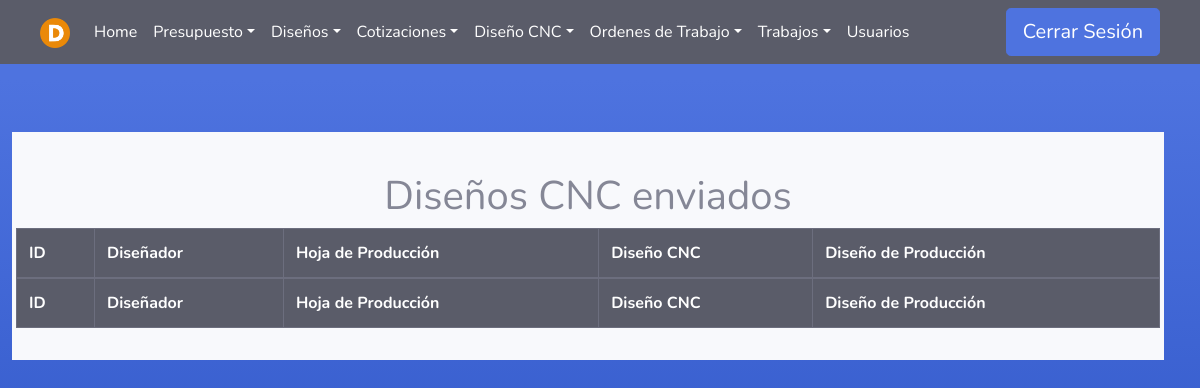
/Produccion/Diseno-CNC/Enviados (signed in), run on an earlier commit of the app's database.
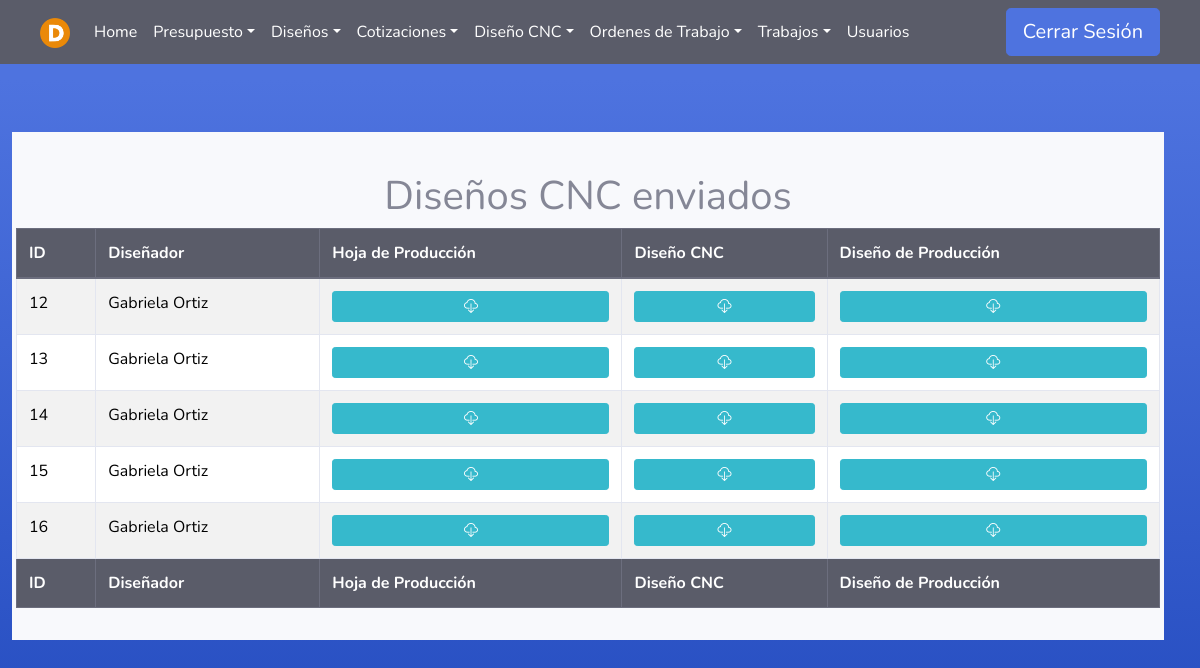
And on a later commit of the database.
### Produccion/models.py (models this page shows)
class Hoja_de_Produccion(models.Model):
    disenador = models.ForeignKey(User, on_delete=models.PROTECT, null=False, blank=False)
    fecha = models.DateTimeField(auto_now_add=True)
    estado=models.TextField(default='Esperando diseño CNC', null=True, blank=True)
    diseno_CNC = models.ForeignKey(Diseno_CNC, on_delete=models.PROTECT, null=True)
    diseno_produccion = models.ForeignKey(Diseno_Produccion, on_delete=models.PROTECT, null=True)
    archivo = models.FileField(upload_to='media/Produccion/')

### Produccion/views.py (the view)
# urls.py: path('Diseno-CNC/Enviados', produccion_views.listado_Diseno_CNC_enviados , name='cnc_listos'),
@login_required(login_url='index')
def listado_Diseno_CNC_enviados(request):
    hojas = Hoja_de_Produccion.objects.filter(estado='Enviado a producción')
    return render(request,'Produccion/disenos_cnc_enviados.html',{'hojas':hojas})

### Templates/Produccion/disenos_cnc_enviados.html
{% extends 'tables.html' %}
{% block botones%}
<div class="text-center">
    <br>
    <h1>Diseños CNC enviados</h1>
</div>
{% endblock %}
{% load static %}
{% block head %}
<th>ID</th>
{% if user.is_superuser or user.groups.all.0.name == "Administrador" %}
<th>Diseñador</th>
{% endif %}
<th>Hoja de Producción</th>
<th>Diseño CNC</th>
<th>Diseño de Producción</th>
{% endblock %}
{% block tbody %}
    {% for hoja in hojas %}
    <tr>
        <td>{{hoja.id}}</td>
        {% if user.is_superuser or user.groups.all.0.name == "Administrador" %}
        <td>{{hoja.disenador.first_name}} {{hoja.disenador.last_name}}</td>
        {% endif %}
        <td>
            <a class="btn btn-info btn-sm btn-block" href="{% url 'descargar_hoja-produccion' id=hoja.id %}" download>
                <i class="bi bi-cloud-download"></i>
            </a>
        </td>
        <td>
            <a class="btn btn-info btn-sm btn-block" href="{% url 'cnc_descargar' id=hoja.id %}" download>
                <i class="bi bi-cloud-download"></i>
            </a>
        </td>
        <td>
            <a class="btn btn-info btn-sm btn-block" href="{% url 'produccion_descargar' id=hoja.id %}" download>
                <i class="bi bi-cloud-download"></i>
            </a>
        </td>
    </tr>
    {% endfor %}
{% endblock %}
{% block footer %}
<th>ID</th>
{% if user.is_superuser or user.groups.all.0.name == "Administrador" %}
<th>Diseñador</th>
{% endif %}
<th>Hoja de Producción</th>
<th>Diseño CNC</th>
<th>Diseño de Producción</th>
{% endblock %}

### Templates/tables.html (shortened to what this page needs)
{% extends 'core.html' %}
{% block content%}
{% load static %}
<link rel="stylesheet" href="https://cdn.datatables.net/1.13.7/css/jquery.dataTables.min.css">
<link rel="stylesheet" href="https://cdn.datatables.net/buttons/2.4.2/css/buttons.dataTables.min.css">
<div class="row container col-md-12">
    <div class="mt-5 p-3 bg-light">
        {% block botones %} {% endblock %}
        <div class="row justify-content-center">
            <table id="example" class="table table-striped table-hover table-bordered" style="width:100%">
                <thead class="thead-dark">
                    <tr>
                        {% block head %} {% endblock %}
                    </tr>
                </thead>
                <tbody>
                    {% block tbody %} {% endblock %}
                </tbody>
                <tfoot class="thead-dark">
                    <tr>
                        {% block footer %} {% endblock %}
                    </tr>
                </tfoot>
            </table>
        </div>
    </div>
</div>
{% endblock %}

### Templates/core.html (shortened to what this page needs)
<!DOCTYPE html>
<html lang="en">
<head>
    {% load static %}
    <link rel="stylesheet" href="{% static 'css/bootstrap.min.css' %}">
    <link href="{% static 'css/navbars.css' %}" rel="stylesheet" type="text/css">
    <link href="{% static 'css/sb-admin-2.min.css' %}" rel="stylesheet" type="text/css">
    <link href="https://cdn.jsdelivr.net/npm/bootstrap-icons@1.7.2/font/bootstrap-icons.css" rel="stylesheet">
</head>
<body class="bg-gradient-primary">
    <header>
        <nav class="navbar navbar-expand-lg navbar-dark bg-dark" aria-label="Fifth navbar example">
            <div class="container-fluid">
                <a class="navbar-brand" href="{% url 'index' %}">
                    <img src="{% static 'img/Logo DeseretOriginal.png' %}" alt="Logo" height="30">
                </a>
                <div class="collapse navbar-collapse justify-content-between " id="navbarsExample05">
                    <ul class="navbar-nav me-auto mb-2 mb-lg-0 ">
                        {% if user.is_authenticated %}
                        <li class="nav-item">
                            <a class="nav-link active" aria-current="page" href="{% url 'index' %}">Home</a>
                        </li>
                        {% if user.is_superuser or user.groups.all.0.name == "Asesor" or user.groups.all.0.name == "Administrador"%}
                        <li class="nav-item dropdown">
                            <a class="nav-link active dropdown-toggle" href="#" data-bs-toggle="dropdown"
                                aria-expanded="false">Presupuesto</a>
                        </li>
                        {% endif %}
                        {% if user.is_superuser or user.groups.all.0.name == "Designer" or user.groups.all.0.name == "Administrador" %}
                        <li class="nav-item dropdown">
                            <a class="nav-link active dropdown-toggle" href="#" data-bs-toggle="dropdown"
                                aria-expanded="false">Diseños</a>
                        </li>
                        {% endif %}
                        {% if user.is_superuser or user.groups.all.0.name == "Cotizador" or user.groups.all.0.name == "Administrador" %}
                        <li class="nav-item dropdown">
                            <a class="nav-link active dropdown-toggle" href="#" data-bs-toggle="dropdown"
                                aria-expanded="false">Cotizaciones</a>
                        </li>
                        {% endif %}
                        {% if user.is_superuser or user.groups.all.0.name == "Disenador CNC" or user.groups.all.0.name == "Administrador" %}
                        <li class="nav-item dropdown">
                            <a class="nav-link active dropdown-toggle" href="#" data-bs-toggle="dropdown"
                                aria-expanded="false">Diseño CNC</a>
                        </li>
                        {% endif %}
                        {% if user.is_superuser or user.groups.all.0.name == "Administrador" %}
                        <li class="nav-item dropdown">
                            <a class="nav-link active dropdown-toggle" href="#" data-bs-toggle="dropdown"
                                aria-expanded="false">Ordenes de Trabajo</a>
                        </li>
                        {% endif %}
                        {% if user.is_superuser or not user.groups.all.0.name == "Asesor"  and not user.groups.all.0.name == "Designer" and not user.groups.all.0.name == "Cotizador" %}
                        <li class="nav-item dropdown">
                            <a class="nav-link active dropdown-toggle" href="#" data-bs-toggle="dropdown"
                                aria-expanded="false">Trabajos</a>
                        </li>
                        {% endif %}
                        {% if user.is_superuser or user.groups.all.0.name == "Administrador" %}
                        <li class="nav-item">
                            <a class="nav-link active" aria-current="page" href="{% url 'usuarios' %}">Usuarios</a>
                        </li>
                        {% endif %}
                        {% endif %}
                    </ul>
                    <div>
                        {% if user.is_authenticated %}
                        <a class="btn btn-primary btn-lg" href="{% url 'signout' %}">Cerrar Sesión</a>
                        {% else %}
                        <a class="btn btn-primary btn-lg" href="{% url 'signin' %}">Iniciar Sesión</a>
                        {% endif %}
                    </div>
                </div>
            </div>
        </nav>
    </header>
    {% block content %} {% endblock %}
</body>
</html>

### static/css/navbars.css (style rules this page uses)
body { padding-bottom: 20px; }
.navbar { margin-bottom: 20px; }

What changed in the data, as far as the page shows it:
added Hoja_de_Produccion: id "12", disenador.first_name "Gabriela", disenador.last_name "Ortiz"
added Hoja_de_Produccion: id "13", disenador.first_name "Gabriela", disenador.last_name "Ortiz"
added Hoja_de_Produccion: id "14", disenador.first_name "Gabriela", disenador.last_name "Ortiz"
added Hoja_de_Produccion: id "15", disenador.first_name "Gabriela", disenador.last_name "Ortiz"
added Hoja_de_Produccion: id "16", disenador.first_name "Gabriela", disenador.last_name "Ortiz"
